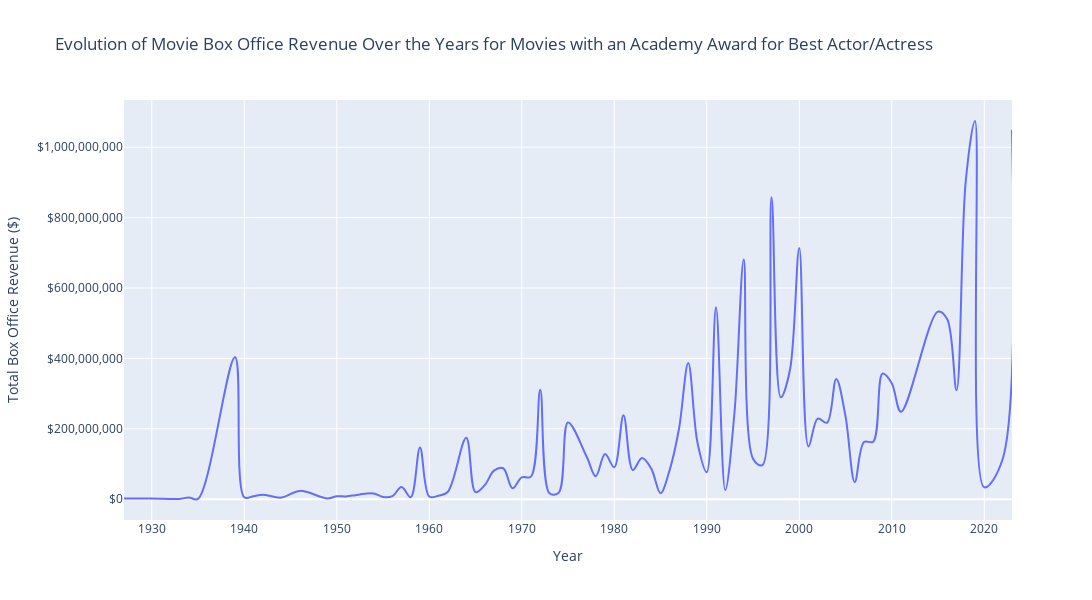

The notebook cell this image was saved under:
### Code cell
# Prepare data for box office revenue evolution
oscar_revenue_data_corrected = oscar_act_movies[['Movie box office revenue', 'Movie release year']].dropna()
oscar_revenue_data_corrected = oscar_revenue_data_corrected.dropna(subset=['Movie release year'])

# Group by year and calculate total box office revenue
oscar_revenue_data_corrected['Year'] = oscar_revenue_data_corrected['Movie release year']
revenue_by_year_corrected = oscar_revenue_data_corrected.groupby('Year')['Movie box office revenue'].sum().reset_index()

# Create a line chart
fig = px.line(
    revenue_by_year_corrected,
    x='Year',
    y='Movie box office revenue',
    title='Evolution of Movie Box Office Revenue Over the Years for Movies with an Academy Award for Best Actor/Actress',
    labels={'Year': 'Year', 'Movie box office revenue': 'Box Office Revenue ($)'},
    line_shape='spline'
)

# Update layout for better readability
fig.update_layout(
    xaxis=dict(title='Year'),
    yaxis=dict(title='Total Box Office Revenue ($)', tickformat='$,.0f'),
    width=1400, 
    height=600  
)

print('The filtered dataset changed the main statistics of the original full_fim_2.csv dataset and especially the distribution of the box office revenue :')
fig.show()

### Figure 1 — Plotly figure (JSON) as saved in the notebook; plotly's stock layout.template omitted (floating-point values rounded to 4 significant figures)
{"data": [{"hovertemplate": "Year=%{x}<br>Box Office Revenue ($)=%{y}<extra></extra>", "legendgroup": "", "line": {"color": "#636efa", "dash": "solid", "shape": "spline"}, "marker": {"symbol": "circle"}, "mode": "lines", "name": "", "orientation": "v", "showlegend": false, "type": "scatter", "x": [1927, 1928, 1930, 1933, 1934, 1935, 1939, 1940, 1941, 1942, 1944, 1946, 1949, 1950, 1951, 1952, 1953, 1954, 1955, 1956, 1957, 1958, 1959, 1960, 1961, 1962, 1964, 1965, 1966, 1967, 1968, 1969, 1970, 1971, 1972, 1973, 1974, 1975, 1977, 1978, 1979, 1980, 1981, 1982, 1983, 1984, 1985, 1986, 1987, 1988, 1989, 1990, 1991, 1992, 1993, 1994, 1995, 1996, 1997, 1998, 1999, 2000, 2001, 2002, 2003, 2004, 2005, 2006, 2007, 2008, 2009, 2010, 2011, 2015, 2016, 2017, 2018, 2019, 2020, 2022, 2023], "xaxis": "x", "y": [1750000, 1700000, 2000000, 582000, 5000000, 950000, 403252000, 5385000, 8500000, 12878000, 4613000, 23650000, 2300000, 8450000, 8000000, 11500000, 15300000, 16500000, 6200000, 8500000, 34700000, 5641711, 146900000, 7552000, 10000000, 20629846, 174272727, 20000000, 40000000, 81046645, 88036975, 31132592, 61749765, 64212637, 311265000, 16800000, 18600000, 217962550, 121951425, 65307810, 128488000, 90562990, 238570864, 82803889, 116863489, 86874643, 17005229, 84147062, 200087900, 386903753, 160536687, 76722003, 545485844, 25966555, 246836296, 680747181, 115118223, 96504305, 857519286, 289317794, 367830546, 713911713, 149785719, 228918649, 217200604, 341495180, 235672044, 48362207, 162456338, 163403350, 356613875, 329398046, 248376487, 532950503, 510947316, 309620701, 903655259, 1074458282, 33777948, 114970200, 1048799622], "yaxis": "y"}], "layout": {"height": 600, "legend": {"tracegroupgap": 0}, "title": {"text": "Evolution of Movie Box Office Revenue Over the Years for Movies with an Academy Award for Best Actor/Actress"}, "width": 1400, "xaxis": {"anchor": "y", "domain": [0, 1], "title": {"text": "Year"}}, "yaxis": {"anchor": "x", "domain": [0, 1], "tickformat": "$,.0f", "title": {"text": "Total Box Office Revenue ($)"}}}}
